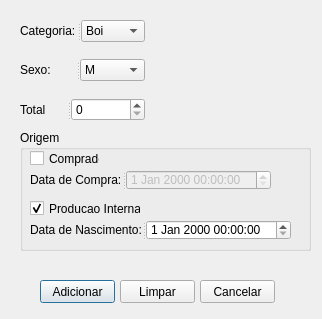
<?xml version="1.0" encoding="UTF-8"?>
<ui version="4.0">
 <class>addToNovo</class>
 <widget class="QDialog" name="addToNovo">
  <property name="geometry">
   <rect>
    <x>0</x>
    <y>0</y>
    <width>322</width>
    <height>319</height>
   </rect>
  </property>
  <property name="windowTitle">
   <string>Dialog</string>
  </property>
  <widget class="QGroupBox" name="origemGroupBox">
   <property name="geometry">
    <rect>
     <x>20</x>
     <y>130</y>
     <width>291</width>
     <height>121</height>
    </rect>
   </property>
   <property name="title">
    <string>Origem</string>
   </property>
   <property name="checkable">
    <bool>false</bool>
   </property>
   <widget class="QCheckBox" name="producaoInternaCheckBox">
    <property name="geometry">
     <rect>
      <x>10</x>
      <y>70</y>
      <width>111</width>
      <height>17</height>
     </rect>
    </property>
    <property name="text">
     <string>Producao Interna</string>
    </property>
    <property name="checked">
     <bool>true</bool>
    </property>
   </widget>
   <widget class="QSplitter" name="splitter_5">
    <property name="geometry">
     <rect>
      <x>10</x>
      <y>90</y>
      <width>261</width>
      <height>20</height>
     </rect>
    </property>
    <property name="orientation">
     <enum>Qt::Horizontal</enum>
    </property>
    <widget class="QLabel" name="dataNascimentoLabel">
     <property name="text">
      <string>Data de Nascimento:</string>
     </property>
    </widget>
    <widget class="QDateTimeEdit" name="dataNascimentoDateTimeEdit"/>
   </widget>
   <widget class="QCheckBox" name="compradoCheckBox">
    <property name="geometry">
     <rect>
      <x>10</x>
      <y>20</y>
      <width>70</width>
      <height>17</height>
     </rect>
    </property>
    <property name="text">
     <string>Comprado</string>
    </property>
   </widget>
   <widget class="QSplitter" name="splitter_4">
    <property name="geometry">
     <rect>
      <x>10</x>
      <y>40</y>
      <width>241</width>
      <height>20</height>
     </rect>
    </property>
    <property name="orientation">
     <enum>Qt::Horizontal</enum>
    </property>
    <widget class="QLabel" name="dataCompraLabel">
     <property name="text">
      <string>Data de Compra:</string>
     </property>
    </widget>
    <widget class="QDateTimeEdit" name="dataCompraDateTimeEdit">
     <property name="enabled">
      <bool>false</bool>
     </property>
    </widget>
   </widget>
   <zorder>producaoInternaCheckBox</zorder>
   <zorder>splitter_5</zorder>
   <zorder>splitter_4</zorder>
   <zorder>compradoCheckBox</zorder>
   <zorder>splitter_4</zorder>
   <zorder>producaoInternaCheckBox</zorder>
   <zorder>splitter_5</zorder>
   <zorder>compradoCheckBox</zorder>
  </widget>
  <widget class="QPushButton" name="adicionarPushButton">
   <property name="geometry">
    <rect>
     <x>40</x>
     <y>280</y>
     <width>75</width>
     <height>23</height>
    </rect>
   </property>
   <property name="text">
    <string>Adicionar</string>
   </property>
  </widget>
  <widget class="QPushButton" name="limparPushButton">
   <property name="geometry">
    <rect>
     <x>120</x>
     <y>280</y>
     <width>75</width>
     <height>23</height>
    </rect>
   </property>
   <property name="text">
    <string>Limpar</string>
   </property>
  </widget>
  <widget class="QPushButton" name="cancelarPushButton">
   <property name="geometry">
    <rect>
     <x>200</x>
     <y>280</y>
     <width>75</width>
     <height>23</height>
    </rect>
   </property>
   <property name="text">
    <string>Cancelar</string>
   </property>
  </widget>
  <widget class="QWidget" name="">
   <property name="geometry">
    <rect>
     <x>20</x>
     <y>20</y>
     <width>125</width>
     <height>101</height>
    </rect>
   </property>
   <layout class="QVBoxLayout" name="verticalLayout">
    <item>
     <widget class="QSplitter" name="splitter">
      <property name="orientation">
       <enum>Qt::Horizontal</enum>
      </property>
      <widget class="QLabel" name="categoriaLabel">
       <property name="text">
        <string>Categoria:</string>
       </property>
      </widget>
      <widget class="QComboBox" name="categoriaComboBox">
       <item>
        <property name="text">
         <string>Boi</string>
        </property>
       </item>
       <item>
        <property name="text">
         <string>Vaca</string>
        </property>
       </item>
       <item>
        <property name="text">
         <string>Touro</string>
        </property>
       </item>
       <item>
        <property name="text">
         <string>Vitelo</string>
        </property>
       </item>
      </widget>
     </widget>
    </item>
    <item>
     <spacer name="verticalSpacer">
      <property name="orientation">
       <enum>Qt::Vertical</enum>
      </property>
      <property name="sizeHint" stdset="0">
       <size>
        <width>20</width>
        <height>18</height>
       </size>
      </property>
     </spacer>
    </item>
    <item>
     <widget class="QSplitter" name="splitter_2">
      <property name="orientation">
       <enum>Qt::Horizontal</enum>
      </property>
      <widget class="QLabel" name="sexoLabel">
       <property name="text">
        <string>Sexo: </string>
       </property>
      </widget>
      <widget class="QComboBox" name="sexoComboBox">
       <item>
        <property name="text">
         <string>M</string>
        </property>
       </item>
       <item>
        <property name="text">
         <string>F</string>
        </property>
       </item>
      </widget>
     </widget>
    </item>
    <item>
     <spacer name="verticalSpacer_3">
      <property name="orientation">
       <enum>Qt::Vertical</enum>
      </property>
      <property name="sizeHint" stdset="0">
       <size>
        <width>20</width>
        <height>18</height>
       </size>
      </property>
     </spacer>
    </item>
    <item>
     <widget class="QSplitter" name="splitter_3">
      <property name="orientation">
       <enum>Qt::Horizontal</enum>
      </property>
      <widget class="QLabel" name="totalLabel">
       <property name="text">
        <string>Total</string>
       </property>
      </widget>
      <widget class="QSpinBox" name="totalComboBox"/>
     </widget>
    </item>
   </layout>
  </widget>
 </widget>
 <resources/>
 <connections/>
</ui>
